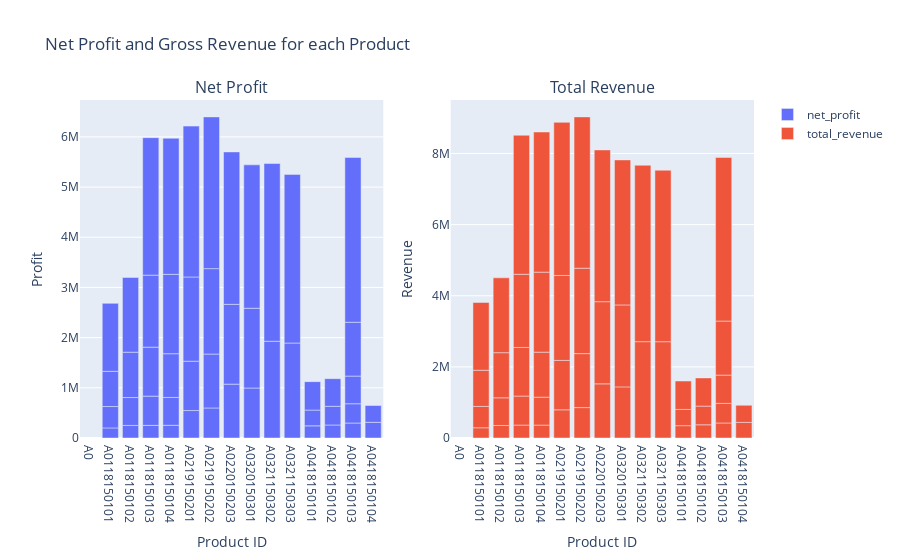

Notebook cell for this chart:
### Markdown cell above
The profit margin is aroung 0.7 across the board.  This means that all products were sold at a normal price with no large discounts compromising profit for quantity.

### Code cell
# Create figure with subplots
fig = make_subplots(rows=1, cols=2, subplot_titles=("Net Profit", "Total Revenue"))

# Add traces for net profit
fig.add_trace(
    go.Bar(x=profit["product_code"], y=profit['net_profit'], name="net_profit"),
    row=1, col=1
)

# Add traces for Total Revenue
fig.add_trace(
    go.Bar(x=profit["product_code"], y=profit["total_revenue"], name="total_revenue"),
    row=1, col=2
)

# Add figure title
fig.update_layout(
    title_text="Net Profit and Gross Revenue for each Product"
)

# Set x-axis title
fig.update_xaxes(title_text="Product ID", row=1, col=1)
fig.update_xaxes(title_text="Product ID", row=1, col=2)

# Set y-axes titles
fig.update_yaxes(title_text="Profit", row=1, col=1)
fig.update_yaxes(title_text="Revenue", row=1, col=2)

fig.show()
